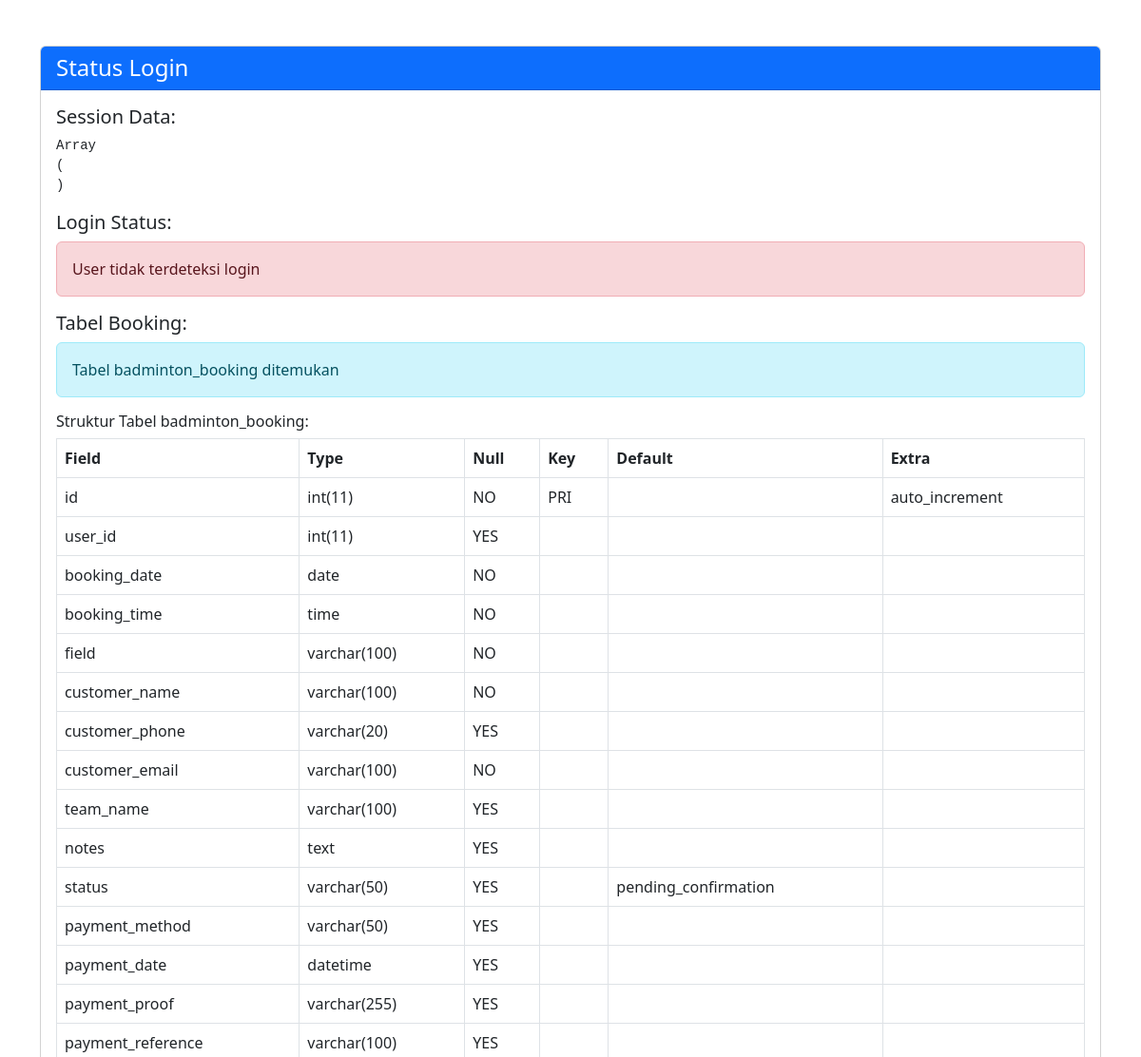
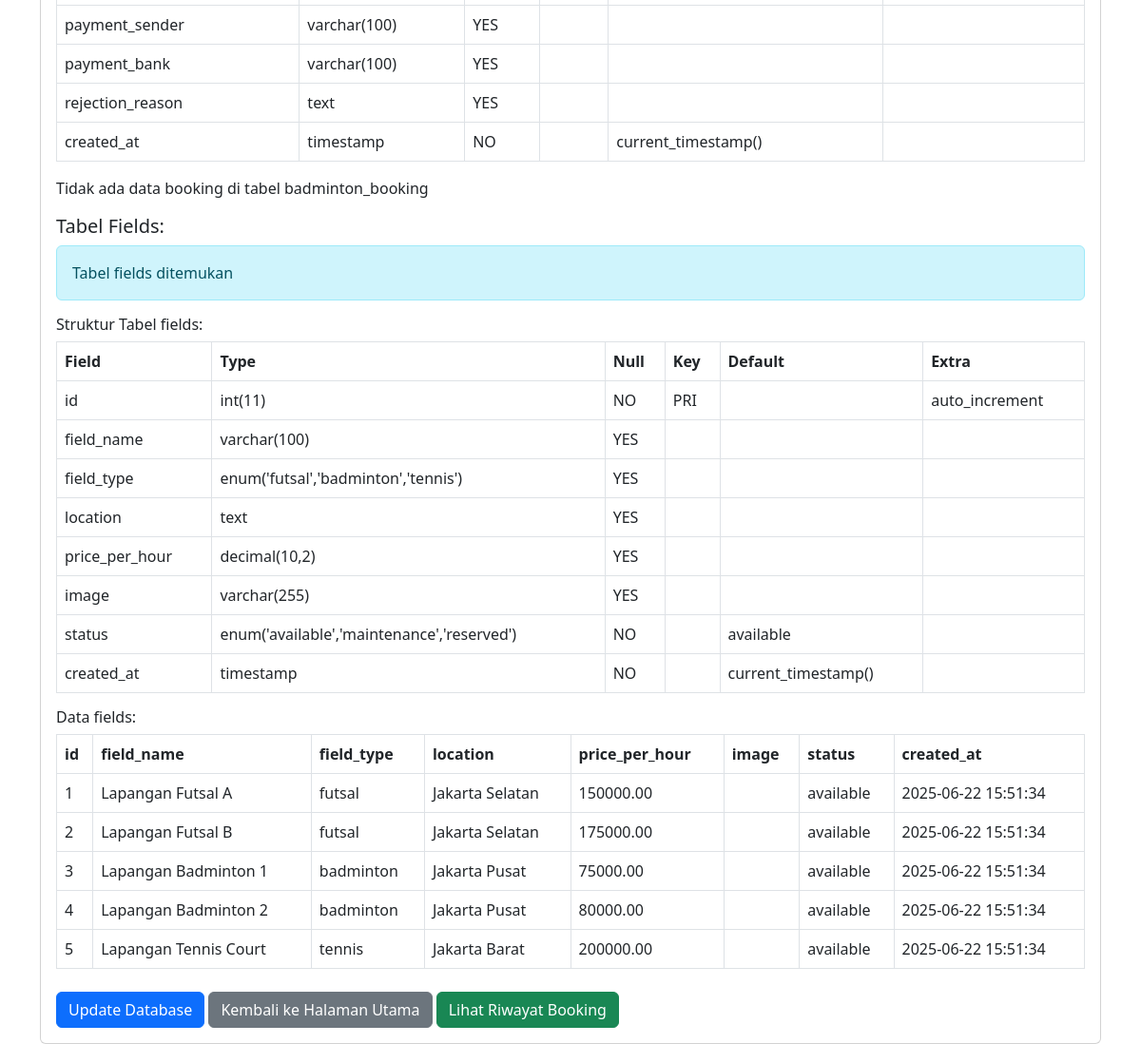
The page /check_login.php on the database its author committed (2 pictures, top to bottom).
### tables this page shows
CREATE TABLE `fields` (
  `id` int(11) NOT NULL AUTO_INCREMENT PRIMARY KEY,
  `field_name` varchar(100) DEFAULT NULL,
  `field_type` enum('futsal','badminton','tennis') DEFAULT NULL,
  `location` text DEFAULT NULL,
  `price_per_hour` decimal(10,2) DEFAULT NULL,
  `image` varchar(255) DEFAULT NULL,
  `status` enum('available','maintenance','reserved') NOT NULL DEFAULT 'available',
  `created_at` timestamp NOT NULL DEFAULT current_timestamp()
);

### check_login.php (the view, shortened to what this page needs)
<?php
include('db_connect.php');
echo '<!DOCTYPE html>
<html lang="id">
<head>
    <meta charset="UTF-8">
    <meta name="viewport" content="width=device-width, initial-scale=1.0">
    <title>Cek Login - SportField</title>
    <link href="https://cdn.jsdelivr.net/npm/bootstrap@5.3.0/dist/css/bootstrap.min.css" rel="stylesheet">
</head>
<body>
    <div class="container mt-5">
        <div class="card">
            <div class="card-header bg-primary text-white">
                <h4 class="mb-0">Status Login</h4>
            </div>
            <div class="card-body">';
echo '<h5>Session Data:</h5>';
echo '<pre>' . print_r($_SESSION, true) . '</pre>';
echo '<h5>Login Status:</h5>';
if (isset($_SESSION['user_id']) || isset($_SESSION['id']) || isset($_SESSION['user'])) {
    echo '<div class="alert alert-success">User terdeteksi login</div>';
    $user_id = $_SESSION['user_id'] ?? $_SESSION['id'] ?? $_SESSION['user'] ?? 0;
    echo '<p>User ID yang terdeteksi: ' . $user_id . '</p>';
    $check_users = $conn->query("SHOW TABLES LIKE 'users'");
    if ($check_users->num_rows > 0) {
        echo '<div class="alert alert-info">Tabel users ditemukan dalam database</div>';
        $user_query = "SELECT * FROM users WHERE id = ?";
        $stmt = $conn->prepare($user_query);
        $stmt->bind_param("i", $user_id);
        $stmt->execute();
        $user_result = $stmt->get_result();
        if ($user_result && $user_result->num_rows > 0) {
            $user_data = $user_result->fetch_assoc();
            echo '<h5>Data User dari Database:</h5>';
            echo '<table class="table table-bordered">';
            echo '<tr><th>Field</th><th>Value</th></tr>';
            foreach ($user_data as $key => $value) {
                if ($key != 'password') {
                    echo '<tr><td>' . $key . '</td><td>' . $value . '</td></tr>';
                }
            }
            echo '</table>';
        } else {
            echo '<div class="alert alert-warning">User dengan ID ' . $user_id . ' tidak ditemukan di database</div>';
        }
        echo '<h5>Struktur Tabel Users:</h5>';
        $structure_query = "DESCRIBE users";
        $structure_result = $conn->query($structure_query);
        if ($structure_result) {
            echo '<table class="table table-bordered">';
            echo '<tr><th>Field</th><th>Type</th><th>Null</th><th>Key</th><th>Default</th><th>Extra</th></tr>';
            while ($row = $structure_result->fetch_assoc()) {
                echo '<tr>';
                echo '<td>' . $row['Field'] . '</td>';
                echo '<td>' . $row['Type'] . '</td>';
                echo '<td>' . $row['Null'] . '</td>';
                echo '<td>' . $row['Key'] . '</td>';
                echo '<td>' . $row['Default'] . '</td>';
                echo '<td>' . $row['Extra'] . '</td>';
                echo '</tr>';
            }
            echo '</table>';
        }
    } else {
        echo '<div class="alert alert-danger">Tabel users tidak ditemukan dalam database</div>';
    }
} else {
    echo '<div class="alert alert-danger">User tidak terdeteksi login</div>';
}
echo '<h5>Tabel Booking:</h5>';
$booking_tables = ['badminton_booking'];
foreach ($booking_tables as $table) {
    $check_table = $conn->query("SHOW TABLES LIKE '$table'");
    if ($check_table->num_rows > 0) {
        echo '<div class="alert alert-info">Tabel ' . $table . ' ditemukan</div>';
        echo '<h6>Struktur Tabel ' . $table . ':</h6>';
        $structure_query = "DESCRIBE $table";
        $structure_result = $conn->query($structure_query);
        if ($structure_result) {
            echo '<table class="table table-bordered">';
            echo '<tr><th>Field</th><th>Type</th><th>Null</th><th>Key</th><th>Default</th><th>Extra</th></tr>';
            while ($row = $structure_result->fetch_assoc()) {
                echo '<tr>';
                echo '<td>' . $row['Field'] . '</td>';
                echo '<td>' . $row['Type'] . '</td>';
                echo '<td>' . $row['Null'] . '</td>';
                echo '<td>' . $row['Key'] . '</td>';
                echo '<td>' . $row['Default'] . '</td>';
                echo '<td>' . $row['Extra'] . '</td>';
                echo '</tr>';
            }
            echo '</table>';
        }
        $booking_query = "SELECT * FROM $table LIMIT 5";
        $booking_result = $conn->query($booking_query);
        if ($booking_result && $booking_result->num_rows > 0) {
            echo '<h6>Data ' . $table . ' (5 teratas):</h6>';
            echo '<table class="table table-bordered">';
            echo '<tr>';
            $fields = $booking_result->fetch_fields();
            foreach ($fields as $field) {
                echo '<th>' . $field->name . '</th>';
            }
            echo '</tr>';
            $booking_result->data_seek(0);
            while ($row = $booking_result->fetch_assoc()) {
                echo '<tr>';
                foreach ($row as $value) {
                    echo '<td>' . $value . '</td>';
                }
                echo '</tr>';
            }
            echo '</table>';
        } else {
            echo '<p>Tidak ada data booking di tabel ' . $table . '</p>';
        }
    } else {
        echo '<div class="alert alert-warning">Tabel ' . $table . ' tidak ditemukan</div>';
    }
}
echo '<h5>Tabel Fields:</h5>';
$check_fields = $conn->query("SHOW TABLES LIKE 'fields'");
if ($check_fields->num_rows > 0) {
    echo '<div class="alert alert-info">Tabel fields ditemukan</div>';
    echo '<h6>Struktur Tabel fields:</h6>';
    $structure_query = "DESCRIBE fields";
    $structure_result = $conn->query($structure_query);
    if ($structure_result) {
        echo '<table class="table table-bordered">';
        echo '<tr><th>Field</th><th>Type</th><th>Null</th><th>Key</th><th>Default</th><th>Extra</th></tr>';
        while ($row = $structure_result->fetch_assoc()) {
            echo '<tr>';
            echo '<td>' . $row['Field'] . '</td>';
            echo '<td>' . $row['Type'] . '</td>';
            echo '<td>' . $row['Null'] . '</td>';
            echo '<td>' . $row['Key'] . '</td>';
            echo '<td>' . $row['Default'] . '</td>';
            echo '<td>' . $row['Extra'] . '</td>';
            echo '</tr>';
        }
        echo '</table>';
    }
    $fields_query = "SELECT * FROM fields";
    $fields_result = $conn->query($fields_query);
    if ($fields_result && $fields_result->num_rows > 0) {
        echo '<h6>Data fields:</h6>';
        echo '<table class="table table-bordered">';
        echo '<tr>';
        $fields = $fields_result->fetch_fields();
        foreach ($fields as $field) {
            echo '<th>' . $field->name . '</th>';
        }
        echo '</tr>';
        $fields_result->data_seek(0);
        while ($row = $fields_result->fetch_assoc()) {
            echo '<tr>';
            foreach ($row as $value) {
                echo '<td>' . $value . '</td>';
            }
            echo '</tr>';
        }
        echo '</table>';
    } else {
        echo '<p>Tidak ada data di tabel fields</p>';
    }
} else {
    echo '<div class="alert alert-warning">Tabel fields tidak ditemukan</div>';
}
echo '      <div class="mt-4">
                <a href="update_database.php" class="btn btn-primary">Update Database</a>
                <a href="frontpage.php" class="btn btn-secondary">Kembali ke Halaman Utama</a>
                <a href="booking_history.php" class="btn btn-success">Lihat Riwayat Booking</a>
            </div>
        </div>
    </div>
</body>
</html>';
?>

### rows shown on the page
fields: id "1", field_name "Lapangan Futsal A", field_type "futsal", location "Jakarta Selatan", price_per_hour "150000.00", status "available", created_at "2025-06-22 15:51:34"
fields: id "2", field_name "Lapangan Futsal B", field_type "futsal", location "Jakarta Selatan", price_per_hour "175000.00", status "available", created_at "2025-06-22 15:51:34"
fields: id "3", field_name "Lapangan Badminton 1", field_type "badminton", location "Jakarta Pusat", price_per_hour "75000.00", status "available", created_at "2025-06-22 15:51:34"
fields: id "4", field_name "Lapangan Badminton 2", field_type "badminton", location "Jakarta Pusat", price_per_hour "80000.00", status "available", created_at "2025-06-22 15:51:34"
fields: id "5", field_name "Lapangan Tennis Court", field_type "tennis", location "Jakarta Barat", price_per_hour "200000.00", status "available", created_at "2025-06-22 15:51:34"

### other values the page prints
print_r($_SESSION, true) "Array ( )"
$table "badminton_booking"
$row['Field'] "id"
$row['Type'] "int(11)"
$row['Null'] "NO"
$row['Key'] "PRI"
$row['Extra'] "auto_increment"
$row['Field'] "user_id"
$row['Null'] "YES"
$row['Field'] "booking_date"
$row['Type'] "date"
$row['Field'] "booking_time"
$row['Type'] "time"
$row['Field'] "field"
$row['Type'] "varchar(100)"
